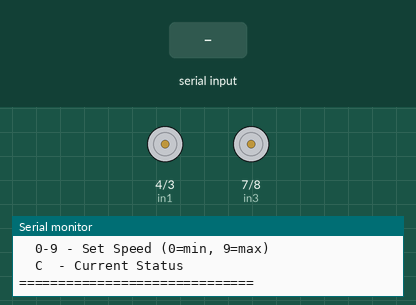
This sketch was run on a simulated Arduino Uno, built with avr-gcc and run on an emulated ATmega328P. On the bench: motor-driver pin pairs drawn as motors (green arrow = first pin HIGH = forward, orange = second pin HIGH = backward, longer = more drive, scaled by the enable pin), the last lines printed to the serial monitor. The inputs (shaded band) are chosen by the test bench.

Above: at 2.4 s.
2.5 s: "L,45\n" received over Serial
At 2.9 s:
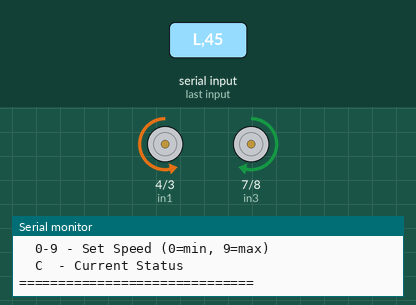
4.5 s: "R\n" received over Serial
At 4.9 s:
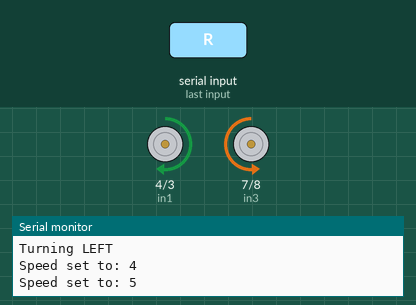
6.5 s: "F90\n" received over Serial
8.0 s: "B90\n" received over Serial
9.5 s: "30,150\n" received over Serial
11.0 s: "200\n" received over Serial
Timing chart, 0 to 13.5 s (numbered marks = the images above; inputs shaded):
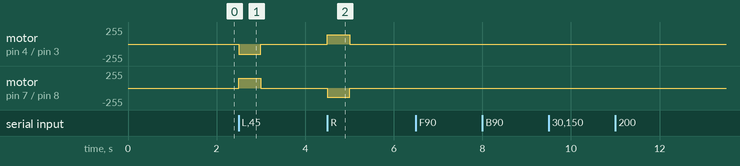

The sketch:

Experiment6.ino
```cpp
/*
 * SERIAL-CONTROLLED MOTOR DRIVER
 * Commands:
 * F - Forward
 * B - Backward
 * L - Turn Left
 * R - Turn Right
 * S - Stop
 * 0-9 - Speed control (0=stop, 9=max)
 */

// Motor A connections
int enA = 5;
int in1 = 4;
int in2 = 3;

// Motor B connections
int enB = 6;
int in3 = 7;
int in4 = 8;

int motorSpeed = 150; // Default speed (0-255)

void setup() {
  // Set all motor control pins as outputs
  pinMode(enA, OUTPUT);
  pinMode(enB, OUTPUT);
  pinMode(in1, OUTPUT);
  pinMode(in2, OUTPUT);
  pinMode(in3, OUTPUT);
  pinMode(in4, OUTPUT);

  // Initialize motors to stop
  stopMotors();

  // Start serial communication
  Serial.begin(9600);
  delay(1000);

  // Display command menu
  Serial.println("==============================");
  Serial.println("   SERIAL MOTOR CONTROLLER   ");
  Serial.println("==============================");
  Serial.println("Commands:");
  Serial.println("  F  - Move Forward");
  Serial.println("  B  - Move Backward");
  Serial.println("  L  - Turn Left");
  Serial.println("  R  - Turn Right");
  Serial.println("  S  - Stop Motors");
  Serial.println("  0-9 - Set Speed (0=min, 9=max)");
  Serial.println("  C  - Current Status");
  Serial.println("==============================");
  Serial.println();
}

void loop() {
  // Check if data is available from Serial Monitor
  if (Serial.available() > 0) {
    char command = Serial.read();
    processCommand(command);
  }
}

void processCommand(char cmd) {
  switch(cmd) {
    case 'F':
    case 'f':
      moveForward();
      Serial.println("Moving FORWARD");
      break;

    case 'B':
    case 'b':
      moveBackward();
      Serial.println("Moving BACKWARD");
      break;

    case 'L':
    case 'l':
      turnLeft();
      Serial.println("Turning LEFT");
      break;

    case 'R':
    case 'r':
      turnRight();
      Serial.println("Turning RIGHT");
      break;

    case 'S':
    case 's':
      stopMotors();
      Serial.println("STOPPED");
      break;

    case '0' ... '9':
      // Convert char to number and map to PWM range
      int speedLevel = cmd - '0'; // Convert '5' to 5
      motorSpeed = map(speedLevel, 0, 9, 0, 255);
      analogWrite(enA, motorSpeed);
      analogWrite(enB, motorSpeed);
      Serial.print("Speed set to: ");
      Serial.println(speedLevel);
      break;

    case 'C':
    case 'c':
      displayStatus();
      break;

    case '\n':
    case '\r':
      // Ignore newline characters
      break;

    default:
      Serial.println("Invalid command! Type 'C' for commands");
      break;
  }
}

// ===== MOTOR CONTROL FUNCTIONS =====

void moveForward() {
  // Motor A forward
  digitalWrite(in1, HIGH);
  digitalWrite(in2, LOW);

  // Motor B forward
  digitalWrite(in3, HIGH);
  digitalWrite(in4, LOW);

  // Set speed
  analogWrite(enA, motorSpeed);
  analogWrite(enB, motorSpeed);
}

void moveBackward() {
  // Motor A backward
  digitalWrite(in1, LOW);
  digitalWrite(in2, HIGH);

  // Motor B backward
  digitalWrite(in3, LOW);
  digitalWrite(in4, HIGH);

  analogWrite(enA, motorSpeed);
  analogWrite(enB, motorSpeed);
}

void turnLeft() {
  // Motor A backward
  digitalWrite(in1, LOW);
  digitalWrite(in2, HIGH);

  // Motor B forward
  digitalWrite(in3, HIGH);
  digitalWrite(in4, LOW);

  analogWrite(enA, motorSpeed);
  analogWrite(enB, motorSpeed);

  // Turn for 500ms then stop
  delay(500);
  stopMotors();
}

void turnRight() {
  // Motor A forward
  digitalWrite(in1, HIGH);
  digitalWrite(in2, LOW);

  // Motor B backward
  digitalWrite(in3, LOW);
  digitalWrite(in4, HIGH);

  analogWrite(enA, motorSpeed);
  analogWrite(enB, motorSpeed);

  delay(500);
  stopMotors();
}

void stopMotors() {
  // Turn all motors OFF
  digitalWrite(in1, LOW);
  digitalWrite(in2, LOW);
  digitalWrite(in3, LOW);
  digitalWrite(in4, LOW);

  analogWrite(enA, 0);
  analogWrite(enB, 0);
}

void displayStatus() {
  Serial.println("\n=== CURRENT STATUS ===");
  Serial.print("Motor Speed: ");
  Serial.println(motorSpeed);
  Serial.print("PWM Value: ");
  Serial.println(map(motorSpeed, 0, 255, 0, 100));
  Serial.println("Ready for commands!");
  Serial.println("=====================\n");
}
```

Measured:
- after the input at 2.5 s, motor on pin 4 (in1) / pin 3 (in2): stopped → backward 150/255 at once, → stopped 0.50 s later; motor on pin 7 (in3) / pin 8 (in4): stopped → forward 150/255 at once, → stopped 0.50 s later
- after the input at 4.5 s, motor on pin 4 (in1) / pin 3 (in2): stopped → forward 141/255 at once, → stopped 0.50 s later; motor on pin 7 (in3) / pin 8 (in4): stopped → backward 141/255 at once, → stopped 0.50 s later
